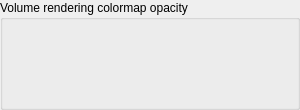
<?xml version="1.0" encoding="UTF-8"?>
<ui version="4.0">
 <class>OpacityGroupBox</class>
 <widget class="QGroupBox" name="OpacityGroupBox">
  <property name="geometry">
   <rect>
    <x>0</x>
    <y>0</y>
    <width>300</width>
    <height>110</height>
   </rect>
  </property>
  <property name="minimumSize">
   <size>
    <width>0</width>
    <height>110</height>
   </size>
  </property>
  <property name="maximumSize">
   <size>
    <width>16777215</width>
    <height>110</height>
   </size>
  </property>
  <property name="title">
   <string>Volume rendering colormap opacity</string>
  </property>
  <layout class="QGridLayout" name="gridLayout">
   <property name="leftMargin">
    <number>3</number>
   </property>
   <property name="topMargin">
    <number>3</number>
   </property>
   <property name="rightMargin">
    <number>3</number>
   </property>
   <property name="bottomMargin">
    <number>3</number>
   </property>
   <property name="spacing">
    <number>2</number>
   </property>
  </layout>
 </widget>
 <resources/>
 <connections/>
</ui>
